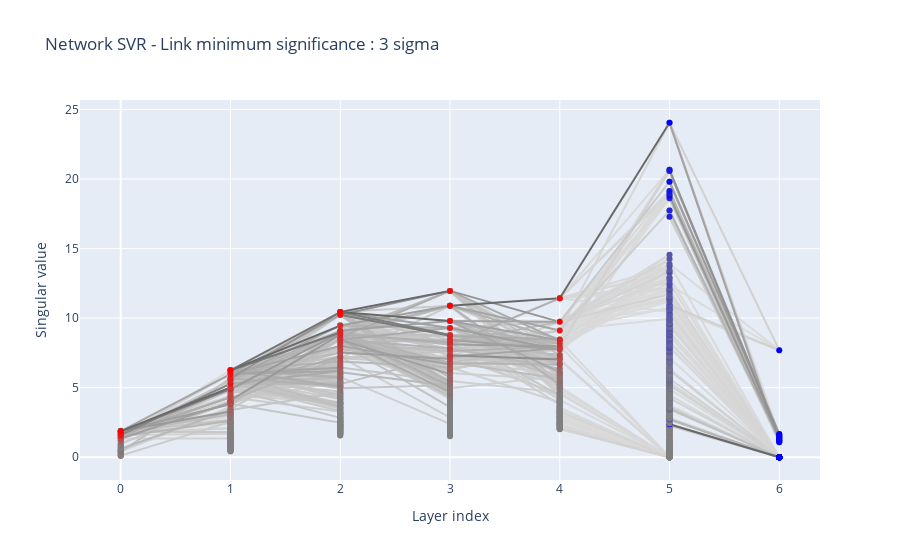

Notebook code for this chart:
### Code cell
weights = [w.detach() for w in res.parameters() if len(w.shape)>1]
svr = SVR(weights,max_modes=600)
svr.plot()
